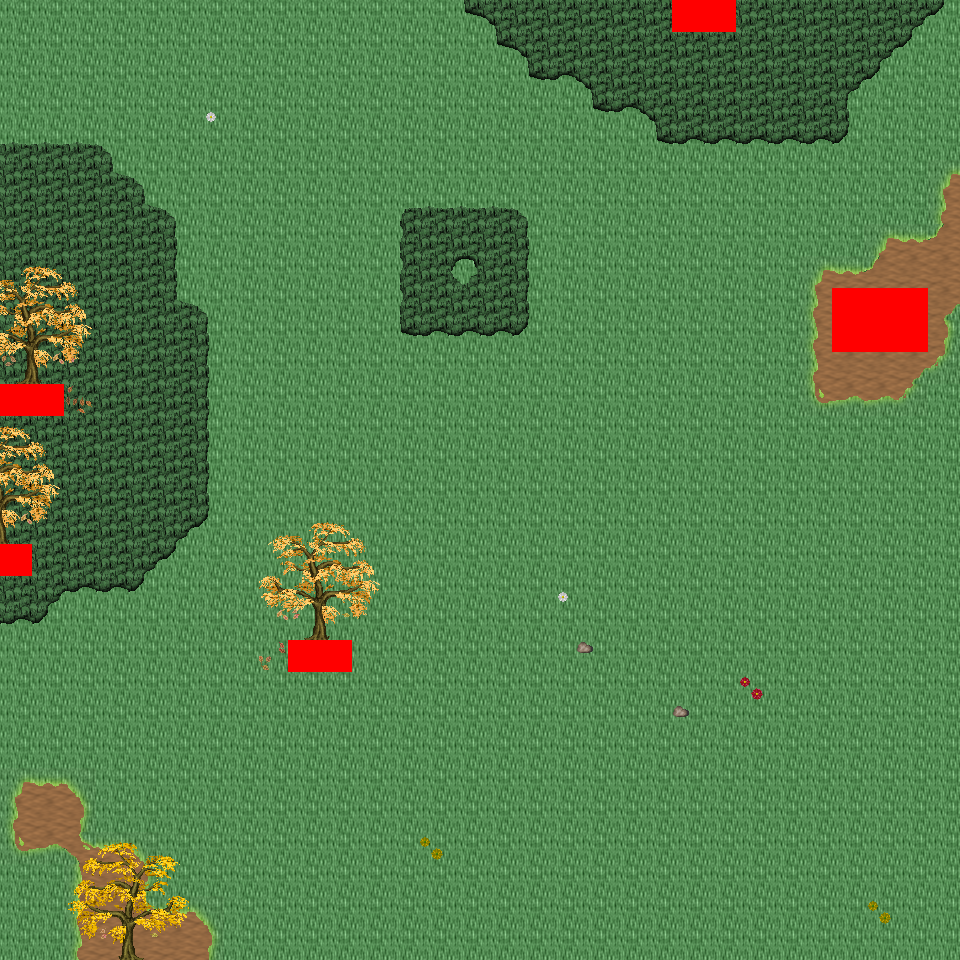

A 2D game scene composited from a Tiled map and its tileset images. What follows is a short description and the map's XML, with each tile layer's data collapsed to a summary:
An orthogonal 30x30 tile map with 32x32 px tiles, 6 tile layers (Ground, Object, Object2, Above, ...), 20 tilesets and 7 objects (7x mapExit).

<map version="1.0" orientation="orthogonal" renderorder="right-down" width="30" height="30" tilewidth="32" tileheight="32" nextobjectid="8">
  <tileset firstgid="1" name="tileset_logic_collision" tilewidth="32" tileheight="32" tilecount="1" columns="1">
    <image source="../drawable/tileset_logic_collision.png" width="32" height="32" />
  </tileset>
  <tileset firstgid="2" name="tileset_ground_ground" tilewidth="32" tileheight="32" tilecount="33" columns="3">
    <image source="../drawable/tileset_ground_ground.png" width="96" height="352" />
  </tileset>
  <tileset firstgid="35" name="tileset_ground_rock_pebbles" tilewidth="32" tileheight="32" tilecount="3" columns="1">
    <image source="../drawable/tileset_ground_rock_pebbles.png" width="32" height="96" />
  </tileset>
  <tileset firstgid="38" name="tileset_ground_grass_corners" tilewidth="32" tileheight="32" tilecount="24" columns="6">
    <image source="../drawable/tileset_ground_grass_corners.png" width="192" height="128" />
  </tileset>
  <tileset firstgid="62" name="tileset_ground_grass_edges" tilewidth="32" tileheight="32" tilecount="36" columns="12">
    <image source="../drawable/tileset_ground_grass_edges.png" width="384" height="96" />
  </tileset>
  <tileset firstgid="98" name="tileset_ground_grass_2" tilewidth="32" tileheight="32" tilecount="21" columns="3">
    <image source="../drawable/tileset_ground_grass_2.png" width="96" height="224" />
  </tileset>
  <tileset firstgid="119" name="tileset_plant_leaves" tilewidth="32" tileheight="32" tilecount="8" columns="4">
    <image source="../drawable/tileset_plant_leaves.png" width="128" height="64" />
  </tileset>
  <tileset firstgid="127" name="tileset_plant_tree_tree_darkgreen" tilewidth="32" tileheight="32" tilecount="88" columns="8">
    <image source="../drawable/tileset_plant_tree_tree_darkgreen.png" width="256" height="352" />
  </tileset>
  <tileset firstgid="215" name="tileset_plant_tree_fall_trees" tilewidth="32" tileheight="32" tilecount="40" columns="8">
    <image source="../drawable/tileset_plant_tree_fall_trees.png" width="256" height="160" />
  </tileset>
  <tileset firstgid="255" name="tileset_plant_tree_pine_tree" tilewidth="32" tileheight="32" tilecount="20" columns="4">
    <image source="../drawable/tileset_plant_tree_pine_tree.png" width="128" height="160" />
  </tileset>
  <tileset firstgid="275" name="tileset_plant_stump_hollow_logs" tilewidth="32" tileheight="32" tilecount="6" columns="3">
    <image source="../drawable/tileset_plant_stump_hollow_logs.png" width="96" height="64" />
  </tileset>
  <tileset firstgid="281" name="tileset_plant_stump_small_stump" tilewidth="32" tileheight="32" tilecount="4" columns="2">
    <image source="../drawable/tileset_plant_stump_small_stump.png" width="64" height="64" />
  </tileset>
  <tileset firstgid="285" name="tileset_plant_stump_stump_purple" tilewidth="32" tileheight="32" tilecount="4" columns="2">
    <image source="../drawable/tileset_plant_stump_stump_purple.png" width="64" height="64" />
  </tileset>
  <tileset firstgid="289" name="tileset_plant_flower_daisy_blue" tilewidth="32" tileheight="32" tilecount="8" columns="2">
    <image source="../drawable/tileset_plant_flower_daisy_blue.png" width="64" height="128" />
  </tileset>
  <tileset firstgid="297" name="tileset_plant_flower_daisy_red" tilewidth="32" tileheight="32" tilecount="8" columns="2">
    <image source="../drawable/tileset_plant_flower_daisy_red.png" width="64" height="128" />
  </tileset>
  <tileset firstgid="305" name="tileset_plant_flower_daisy_white" tilewidth="32" tileheight="32" tilecount="8" columns="2">
    <image source="../drawable/tileset_plant_flower_daisy_white.png" width="64" height="128" />
  </tileset>
  <tileset firstgid="313" name="tileset_plant_flower_daisy_yellow" tilewidth="32" tileheight="32" tilecount="8" columns="2">
    <image source="../drawable/tileset_plant_flower_daisy_yellow.png" width="64" height="128" />
  </tileset>
  <tileset firstgid="321" name="tileset_logic_creature_animal" tilewidth="32" tileheight="32" tilecount="32" columns="8">
    <image source="../drawable/tileset_logic_creature_animal.png" width="256" height="128" />
  </tileset>
  <tileset firstgid="353" name="tileset_logic_creature_reptile" tilewidth="32" tileheight="32" tilecount="7" columns="7">
    <image source="../drawable/tileset_logic_creature_reptile.png" width="224" height="32" />
  </tileset>
  <tileset firstgid="360" name="tileset_logic_creature_fowl" tilewidth="32" tileheight="32" tilecount="6" columns="6">
    <image source="../drawable/tileset_logic_creature_fowl.png" width="192" height="32" />
  </tileset>
  <layer name="Ground" width="30" height="30">
    <data>[900 cells, 900 non-empty, 3 distinct tile ids]</data>
  </layer>
  <layer name="Object" width="30" height="30">
    <data>[900 cells, 126 non-empty, 37 distinct tile ids]</data>
  </layer>
  <layer name="Object2" width="30" height="30">
    <data>[900 cells, 17 non-empty, 9 distinct tile ids]</data>
  </layer>
  <layer name="Above" width="30" height="30">
    <data>[900 cells, 52 non-empty, 32 distinct tile ids]</data>
  </layer>
  <layer name="Above2" width="30" height="30">
    <data>[900 cells, 0 non-empty, 0 distinct tile ids]</data>
  </layer>
  <layer name="Walkable" width="30" height="30">
    <data>[900 cells, 13 non-empty, 1 distinct tile ids]</data>
  </layer>
  <objectgroup name="MapEvents">
    <object id="1" name="north" type="mapExit" x="0" y="0" width="672" height="32">
      <properties>
        <property name="map" value="level_0_x35_y25" />
        <property name="x" value="0" />
        <property name="y" value="28" />
      </properties>
    </object>
    <object id="2" name="north2" type="mapExit" x="736" y="0" width="224" height="32">
      <properties>
        <property name="map" value="level_0_x35_y25" />
        <property name="x" value="23" />
        <property name="y" value="28" />
      </properties>
    </object>
    <object id="3" name="south" type="mapExit" x="0" y="928" width="960" height="32">
      <properties>
        <property name="map" value="level_0_x35_y27" />
        <property name="x" value="0" />
        <property name="y" value="1" />
      </properties>
    </object>
    <object id="4" name="west" type="mapExit" x="0" y="0" width="32" height="384">
      <properties>
        <property name="map" value="level_0_x34_y26" />
        <property name="x" value="28" />
        <property name="y" value="0" />
      </properties>
    </object>
    <object id="5" name="west2" type="mapExit" x="0" y="416" width="32" height="128">
      <properties>
        <property name="map" value="level_0_x34_y26" />
        <property name="x" value="28" />
        <property name="y" value="13" />
      </properties>
    </object>
    <object id="6" name="west3" type="mapExit" x="0" y="576" width="32" height="384">
      <properties>
        <property name="map" value="level_0_x34_y26" />
        <property name="x" value="28" />
        <property name="y" value="18" />
      </properties>
    </object>
    <object id="7" name="east" type="mapExit" x="928" y="0" width="32" height="960">
      <properties>
        <property name="map" value="level_0_x36_y26" />
        <property name="x" value="1" />
        <property name="y" value="0" />
      </properties>
    </object>
  </objectgroup>
</map>
